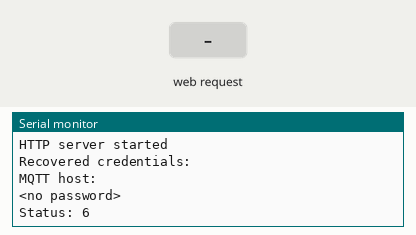
Simulated run of this sketch. Board: ESP8266 (NodeMCU). Shown: the last lines printed to the serial monitor. The inputs (shaded band) are chosen by the test bench. WiFi joins after 1.5 s; servers stay silent unless stated; a WiFi scan finds three made-up networks; EEPROM starts erased; no MQTT or app messages arrive unless stated.

Above: at 2.7 s.
2.8 s: HTTP request GET /wifi received
At 3.7 s:
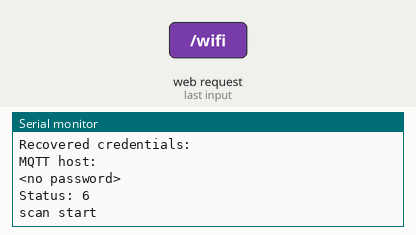
5.8 s: HTTP request GET /wifisave received
At 7.0 s:
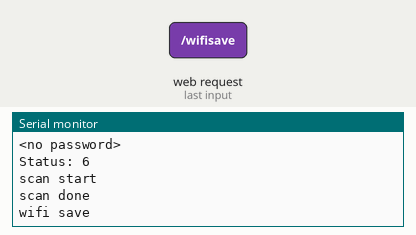
7.3 s: HTTP request GET /wifisave?n=1 received
At 8.4 s:
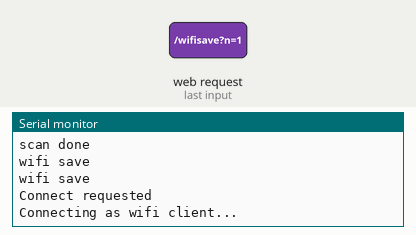

Measured:
- after the input at 2.8 s, the serial monitor: prints a new line at once (image 1)
- after the input at 5.8 s, the serial monitor: prints a new line at once (image 2)
- after the input at 7.3 s, the serial monitor: prints a new line at once (image 3)

The sketch:

captive-portal.ino
```cpp
#include <PubSubClient.h>
#include <ESP8266WiFi.h>
#include <WiFiClient.h>
#include <ESP8266WebServer.h>
#include <DNSServer.h>
#include <ESP8266mDNS.h>
#include <EEPROM.h>


/*
 * This example serves a "hello world" on a WLAN and a SoftAP at the same time.
 * The SoftAP allow you to configure WLAN parameters at run time. They are not setup in the sketch but saved on EEPROM.
 *
 * Connect your computer or cell phone to wifi network ESP_ap with password 12345678. A popup may appear and it allow you to go to WLAN config. If it does not then navigate to http://192.168.4.1/wifi and config it there.
 * Then wait for the module to connect to your wifi and take note of the WLAN IP it got. Then you can disconnect from ESP_ap and return to your regular WLAN.
 *
 * Now the ESP8266 is in your network. You can reach it through http://192.168.x.x/ (the IP you took note of) or maybe at http://esp8266.local too.
 *
 * This is a captive portal because through the softAP it will redirect any http request to http://192.168.4.1/
 */

/* Set these to your desired softAP credentials. They are not configurable at runtime */
const char *softAP_ssid = "The LAMP";
const char *softAP_password = "connected";

/* hostname for mDNS. Should work at least on windows. Try http://esp8266.local */
const char *myHostname = "lamp";

/* Don't set this wifi credentials. They are configurated at runtime and stored on EEPROM */
char ssid[32] = "";
char password[32] = "";
char mqtt_host[32] = "";

// DNS server
const byte DNS_PORT = 53;
DNSServer dnsServer;

// MQTT Client
WiFiClient espClient;
PubSubClient client(espClient);

// Web server
ESP8266WebServer server(80);

/* Soft AP network parameters */
IPAddress apIP(192, 168, 4, 1);
IPAddress netMsk(255, 255, 255, 0);


/** Should I connect to WLAN asap? */
boolean connect;

/** Last time I tried to connect to WLAN */
long lastConnectTry = 0;

/** Current WLAN status */
int status = WL_IDLE_STATUS;

void setup() {
  delay(1000);
  Serial.begin(115200);
  Serial.println();
  Serial.print("Configuring access point...");
  /* You can remove the password parameter if you want the AP to be open. */
  WiFi.softAPConfig(apIP, apIP, netMsk);
  WiFi.softAP(softAP_ssid, softAP_password);
  delay(500); // Without delay I've seen the IP address blank
  Serial.print("AP IP address: ");
  Serial.println(WiFi.softAPIP());

  /* Setup the DNS server redirecting all the domains to the apIP */
  dnsServer.setErrorReplyCode(DNSReplyCode::NoError);
  dnsServer.start(DNS_PORT, "*", apIP);

  /* Setup web pages: root, wifi config pages, SO captive portal detectors and not found. */
  server.on("/", handleRoot);
  server.on("/wifi", handleWifi);
  server.on("/wifisave", handleWifiSave);
  server.on("/generate_204", handleRoot);  //Android captive portal. Maybe not needed. Might be handled by notFound handler.
  server.on("/fwlink", handleRoot);  //Microsoft captive portal. Maybe not needed. Might be handled by notFound handler.
  server.onNotFound ( handleNotFound );
  server.begin(); // Web server start
  Serial.println("HTTP server started");
  loadCredentials(); // Load WLAN credentials from network
  connect = strlen(ssid) > 0; // Request WLAN connect if there is a SSID
}

void connectWifi() {
  Serial.println("Connecting as wifi client...");
  WiFi.disconnect();
  WiFi.begin ( ssid, password );
  int connRes = WiFi.waitForConnectResult();
  Serial.print ( "connRes: " );
  Serial.println ( connRes );
}

void loop() {
  if (connect) {
    Serial.println ( "Connect requested" );
    connect = false;
    connectWifi();
    lastConnectTry = millis();
  }
  {
    int s = WiFi.status();
    if (s == 0 && millis() > (lastConnectTry + 60000) ) {
      /* If WLAN disconnected and idle try to connect */
      /* Don't set retry time too low as retry interfere the softAP operation */
      connect = true;
    }
    if (status != s) { // WLAN status change
      Serial.print ( "Status: " );
      Serial.println ( s );
      status = s;
      if (s == WL_CONNECTED) {
        /* Just connected to WLAN */
        Serial.println ( "" );
        Serial.print ( "Connected to " );
        Serial.println ( ssid );
        Serial.print ( "IP address: " );
        Serial.println ( WiFi.localIP() );

        // Setup MDNS responder
        if (!MDNS.begin(myHostname)) {
          Serial.println("Error setting up MDNS responder!");
        } else {
          Serial.println("mDNS responder started");
          // Add service to MDNS-SD
          MDNS.addService("http", "tcp", 80);
        }

        // Setup MQTT connection
        mqttConnect();

        if (client.state() != MQTT_CONNECTED) {
          WiFi.softAPdisconnect();
        }
      } else if (s == WL_NO_SSID_AVAIL) {
        WiFi.disconnect();
      }
    }
  }
  // Do work:
  //DNS
  dnsServer.processNextRequest();
  //HTTP
  server.handleClient();
}
```

credentials.ino
```cpp
/** Load WLAN credentials from EEPROM */
void loadCredentials() {
  EEPROM.begin(512);
  EEPROM.get(0, ssid);
  EEPROM.get(0+sizeof(ssid), password);
  EEPROM.put(0+sizeof(ssid)+sizeof(password), mqtt_host);
  char ok[2+1];
  EEPROM.get(0+sizeof(ssid)+sizeof(password)+sizeof(mqtt_host), ok);
  EEPROM.end();
  if (String(ok) != String("OK")) {
    ssid[0] = 0;
    password[0] = 0;
    mqtt_host[0] = 0;
  }
  Serial.println("Recovered credentials:");
  Serial.println(ssid);
  Serial.println("MQTT host:");
  Serial.println(mqtt_host);
  Serial.println(strlen(password)>0?"********":"<no password>");
}

/** Store WLAN credentials to EEPROM */
void saveCredentials() {
  EEPROM.begin(512);
  EEPROM.put(0, ssid);
  EEPROM.put(0+sizeof(ssid), password);
  EEPROM.put(0+sizeof(ssid)+sizeof(password), mqtt_host);
  char ok[2+1] = "OK";
  EEPROM.put(0+sizeof(ssid)+sizeof(password)+sizeof(mqtt_host), ok);

  EEPROM.commit();
  EEPROM.end();
}
```

handleHttp.ino
```cpp
/** Handle root or redirect to captive portal */
void handleRoot() {
  if (captivePortal()) { // If caprive portal redirect instead of displaying the page.
    return;
  }
  server.sendHeader("Cache-Control", "no-cache, no-store, must-revalidate");
  server.sendHeader("Pragma", "no-cache");
  server.sendHeader("Expires", "-1");
  server.setContentLength(CONTENT_LENGTH_UNKNOWN);
  server.send(200, "text/html", ""); // Empty content inhibits Content-length header so we have to close the socket ourselves.
  server.sendContent(
    "<html><head></head><body>"
    "<h1>HELLO WORLD!!</h1>"
  );
  if (server.client().localIP() == apIP) {
    server.sendContent(String("<p>You are connected through the soft AP: ") + softAP_ssid + "</p>");
  } else {
    server.sendContent(String("<p>You are connected through the wifi network: ") + ssid + "</p>");
  }
  server.sendContent(
    "<p>You may want to <a href='/wifi'>config the wifi connection</a>.</p>"
    "</body></html>"
  );
  server.client().stop(); // Stop is needed because we sent no content length
}

/** Redirect to captive portal if we got a request for another domain. Return true in that case so the page handler do not try to handle the request again. */
boolean captivePortal() {
  if (!isIp(server.hostHeader()) && server.hostHeader() != (String(myHostname)+".local")) {
    Serial.print("Request redirected to captive portal");
    server.sendHeader("Location", String("http://") + toStringIp(server.client().localIP()), true);
    server.send ( 302, "text/plain", ""); // Empty content inhibits Content-length header so we have to close the socket ourselves.
    server.client().stop(); // Stop is needed because we sent no content length
    return true;
  }
  return false;
}

/** Wifi config page handler */
void handleWifi() {
  server.sendHeader("Cache-Control", "no-cache, no-store, must-revalidate");
  server.sendHeader("Pragma", "no-cache");
  server.sendHeader("Expires", "-1");
  server.setContentLength(CONTENT_LENGTH_UNKNOWN);
  server.send(200, "text/html", ""); // Empty content inhibits Content-length header so we have to close the socket ourselves.
  server.sendContent(
    "<html><head></head><body>"
    "<h1>Wifi config</h1>"
  );
  if (server.client().localIP() == apIP) {
    server.sendContent(String("<p>You are connected through the soft AP: ") + softAP_ssid + "</p>");
  } else {
    server.sendContent(String("<p>You are connected through the wifi network: ") + ssid + "</p>");
  }
  server.sendContent(
    "\r\n<br />"
    "<table><tr><th align='left'>SoftAP config</th></tr>"
  );
  server.sendContent(String() + "<tr><td>SSID " + String(softAP_ssid) + "</td></tr>");
  server.sendContent(String() + "<tr><td>IP " + toStringIp(WiFi.softAPIP()) + "</td></tr>");
  server.sendContent(
    "</table>"
    "\r\n<br />"
    "<table><tr><th align='left'>WLAN config</th></tr>"
  );
  server.sendContent(String() + "<tr><td>SSID " + String(ssid) + "</td></tr>");
  server.sendContent(String() + "<tr><td>IP " + toStringIp(WiFi.localIP()) + "</td></tr>");
  server.sendContent(
    "</table>"
    "\r\n<br />"
    "<table><tr><th align='left'>WLAN list (refresh if any missing)</th></tr>"
  );
  Serial.println("scan start");
  int n = WiFi.scanNetworks();
  Serial.println("scan done");
  if (n > 0) {
    for (int i = 0; i < n; i++) {
      server.sendContent(String() + "\r\n<tr><td>SSID " + WiFi.SSID(i) + String((WiFi.encryptionType(i) == ENC_TYPE_NONE)?" ":" *") + " (" + WiFi.RSSI(i) + ")</td></tr>");
    }
  } else {
    server.sendContent(String() + "<tr><td>No WLAN found</td></tr>");
  }
  server.sendContent(
    "</table>"
    "\r\n<br /><form method='POST' action='wifisave'><h4>Connect to network:</h4>"
    "<input type='text' placeholder='network' name='n'/>"
    "<br /><input type='text' placeholder='mqtt server ip' name='m'/>"
    "<br /><input type='password' placeholder='password' name='p'/>"
    "<br /><input type='submit' value='Connect/Disconnect'/></form>"
    "<p>You may want to <a href='/'>return to the home page</a>.</p>"
    "</body></html>"
  );
  server.client().stop(); // Stop is needed because we sent no content length
}

/** Handle the WLAN save form and redirect to WLAN config page again */
void handleWifiSave() {
  Serial.println("wifi save");

  server.arg("n").toCharArray(ssid, sizeof(ssid) - 1);
  server.arg("p").toCharArray(password, sizeof(password) - 1);
  server.arg("m").toCharArray(mqtt_host, sizeof(mqtt_host) - 1);

  server.sendHeader("Location", "wifi", true);
  server.sendHeader("Cache-Control", "no-cache, no-store, must-revalidate");
  server.sendHeader("Pragma", "no-cache");
  server.sendHeader("Expires", "-1");
  server.send ( 302, "text/plain", "");  // Empty content inhibits Content-length header so we have to close the socket ourselves.
  server.client().stop(); // Stop is needed because we sent no content length
  saveCredentials();
  connect = strlen(ssid) > 0; // Request WLAN connect with new credentials if there is a SSID
}

void handleNotFound() {
  if (captivePortal()) { // If caprive portal redirect instead of displaying the error page.
    return;
  }
  String message = "File Not Found\n\n";
  message += "URI: ";
  message += server.uri();
  message += "\nMethod: ";
  message += ( server.method() == HTTP_GET ) ? "GET" : "POST";
  message += "\nArguments: ";
  message += server.args();
  message += "\n";

  for ( uint8_t i = 0; i < server.args(); i++ ) {
    message += " " + server.argName ( i ) + ": " + server.arg ( i ) + "\n";
  }
  server.sendHeader("Cache-Control", "no-cache, no-store, must-revalidate");
  server.sendHeader("Pragma", "no-cache");
  server.sendHeader("Expires", "-1");
  server.send ( 404, "text/plain", message );
}
```

mqtt.ino
```cpp
void callback(char* topic, byte* payload, unsigned int length) {
  Serial.print("Message arrived [");
  Serial.print(topic);
  Serial.print("] ");
  for (int i = 0; i < length; i++) {
    Serial.print((char)payload[i]);
  }
  Serial.println();

  // DO SOMETHING WITH THE PAYLOAD
}

void mqttConnect() {
  client.setServer(mqtt_host, 1883);
  client.setCallback(callback);

//   Loop until we're reconnected
  while (client.state() != MQTT_CONNECTED) {
    Serial.print("Attempting MQTT connection...");
    // Attempt to connect
    if (client.connect("TheLAMPClient")) {
      Serial.println("connected");
      // Once connected, publish an announcement...
      client.publish("outTopic", "hello world");
      // ... and resubscribe
      client.subscribe("inTopic");
    } else {
      Serial.print("failed, rc=");
      Serial.print(client.state());
      Serial.println(" try again in 5 seconds");
      // Wait 5 seconds before retrying
      delay(5000);
    }
  }
}
```

tools.ino
```cpp
/** Is this an IP? */
boolean isIp(String str) {
  for (int i = 0; i < str.length(); i++) {
    int c = str.charAt(i);
    if (c != '.' && (c < '0' || c > '9')) {
      return false;
    }
  }
  return true;
}

/** IP to String? */
String toStringIp(IPAddress ip) {
  String res = "";
  for (int i = 0; i < 3; i++) {
    res += String((ip >> (8 * i)) & 0xFF) + ".";
  }
  res += String(((ip >> 8 * 3)) & 0xFF);
  return res;
}
```
